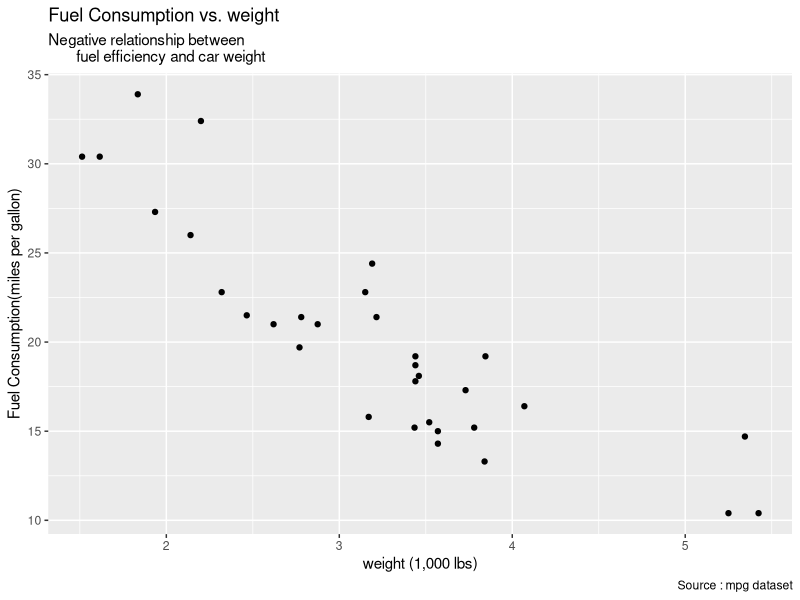
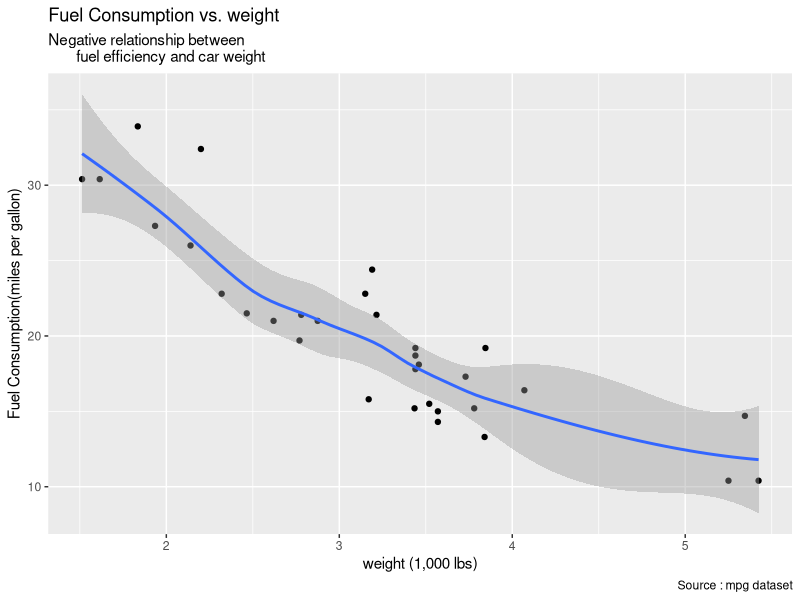
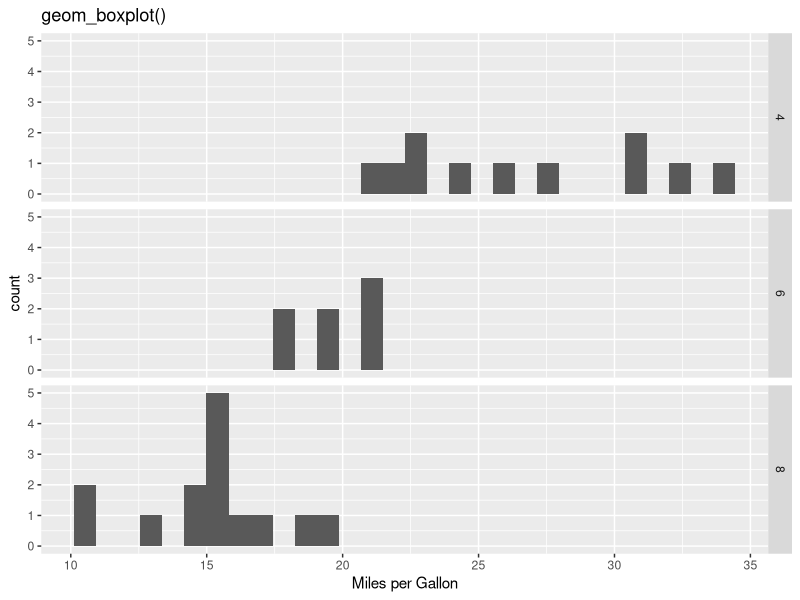
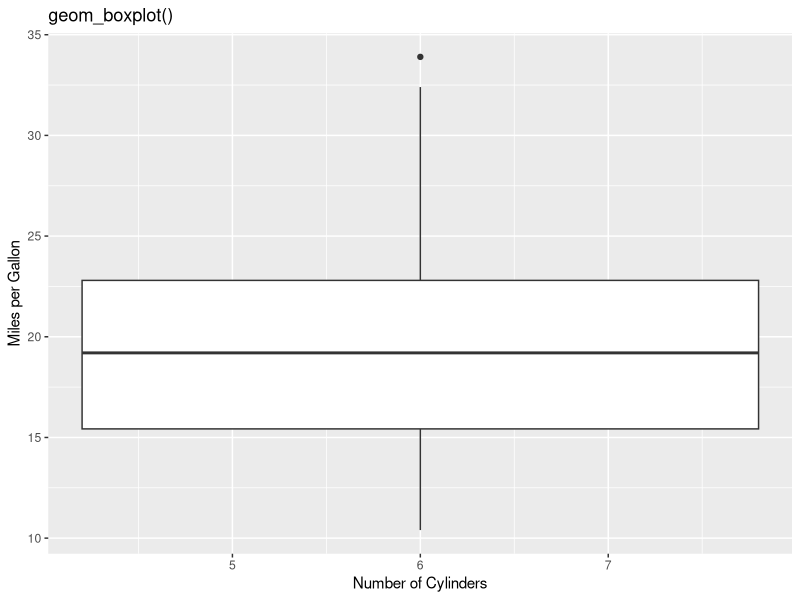
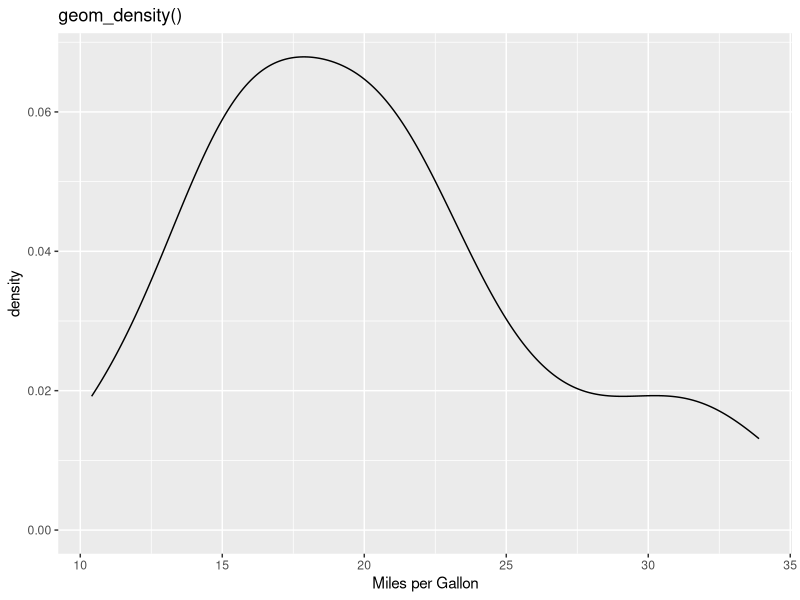
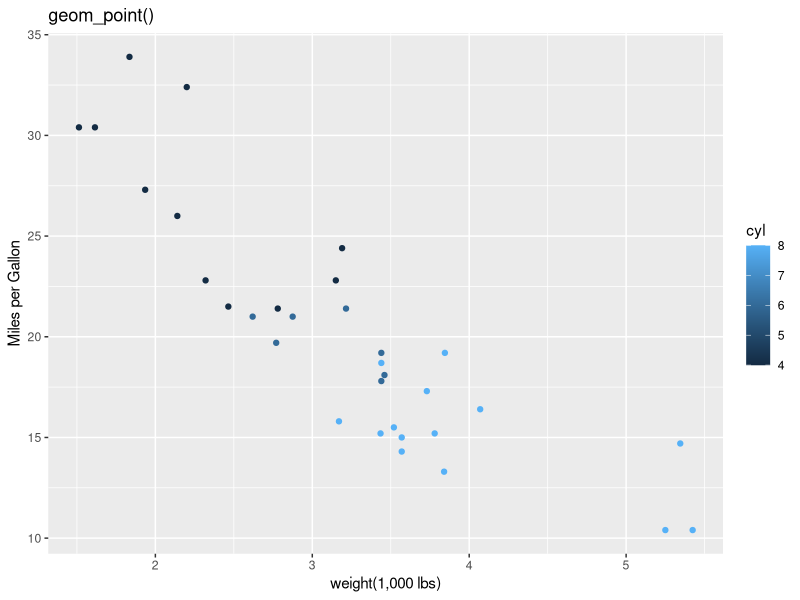
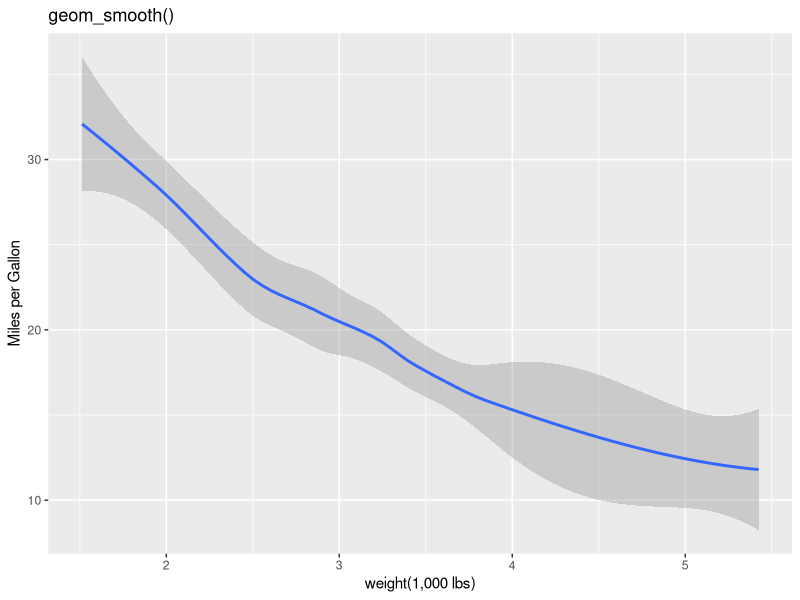
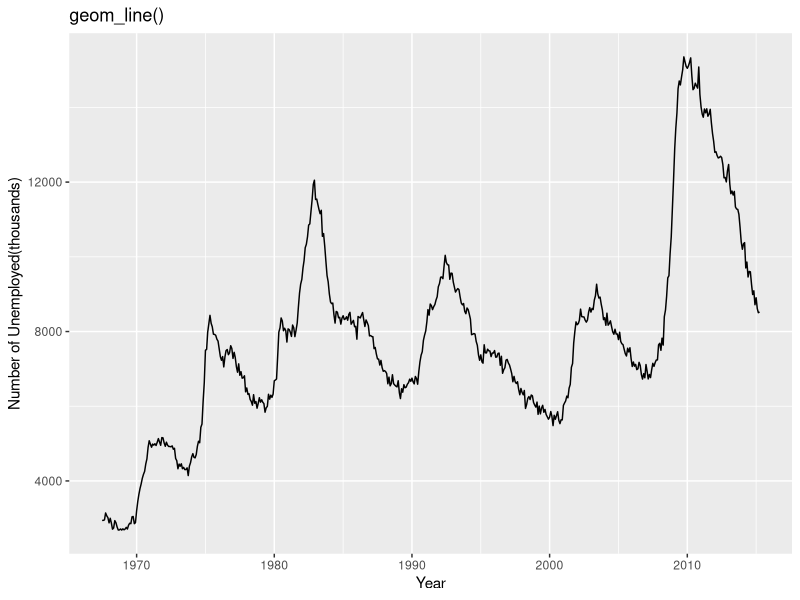

Generate these figures, in order, with R:
#ggplot2그래픽
#저수준의 그리드 그래픽 시스템을 기반으로 다양한 고수준 그래픽 구현
#그래프 문법 구조를 바탕으로 통일된 규칙에 따라 일관된 방식으로그래프를 생성

install.packages("ggplot2")
library(ggplot2)

#ggplot(data = mtcars, aes(x = wt, y = mpg)) :그래프 초기화/
                                          #데이터 셋 및 변수의 역활 설정
#aes(x = wt, y = mpg): 데이터와 그래프의 시각적 요소 간의 대응 관계 설정
#labs: 제목, 캡션, 축이름 등의 그래프 부가요소
#geom_point():그래프의 시각적 결과물인 geom함수
ggplot(data = mtcars, aes(x = wt, y = mpg)) +  
  geom_point() +
  labs(x = "weight (1,000 lbs)", y = "Fuel Consumption(miles per gallon)",
       title = "Fuel Consumption vs. weight",
       subtitle = "Negative relationship between
       fuel efficiency and car weight",
       caption = "Source : mpg dataset")


#위 그래프에 추세선 추가
ggplot(data = mtcars, aes(x = wt, y = mpg)) +  
  geom_point() +
  geom_smooth() +
  labs(x = "weight (1,000 lbs)", y = "Fuel Consumption(miles per gallon)",
       title = "Fuel Consumption vs. weight",
       subtitle = "Negative relationship between
       fuel efficiency and car weight",
       caption = "Source : mpg dataset")









str(mtcars)
#ggplot histogram
ggplot(data = mtcars, aes(x = mpg)) +
  geom_histogram() +
  facet_grid(cyl ~ .) + #패널에 그리는 함수
  labs(title = "geom_boxplot()", x = "Miles per Gallon")


#ggplot boxplot
ggplot(data = mtcars, aes(x = cyl, y = mpg)) +
  geom_boxplot() +
  labs(title = "geom_boxplot()",
       x = "Number of Cylinders",
       y = "Miles per Gallon")



#ggplot density
ggplot(data = mtcars, aes(x = mpg, fill = cyl)) +
  geom_density() +
  labs(title = "geom_density()", x = "Miles per Gallon")



#ggplot point
ggplot(data = mtcars, aes(x = wt, y = mpg, col = cyl )) +
  geom_point() + 
  labs(title = "geom_point()",
       x = "weight(1,000 lbs)", y = "Miles per Gallon")




#ggplot smooth
ggplot(data = mtcars, aes(x = wt, y = mpg)) +
  geom_smooth() +
  labs(title = "geom_smooth()",
       x = "weight(1,000 lbs)", y = "Miles per Gallon")



#ggplot line
ggplot(data = economics, aes(x = date, y = unemploy)) +
  geom_line() +
  labs(title = "geom_line()",
       x = "Year", y = "Number of Unemployed(thousands)")












